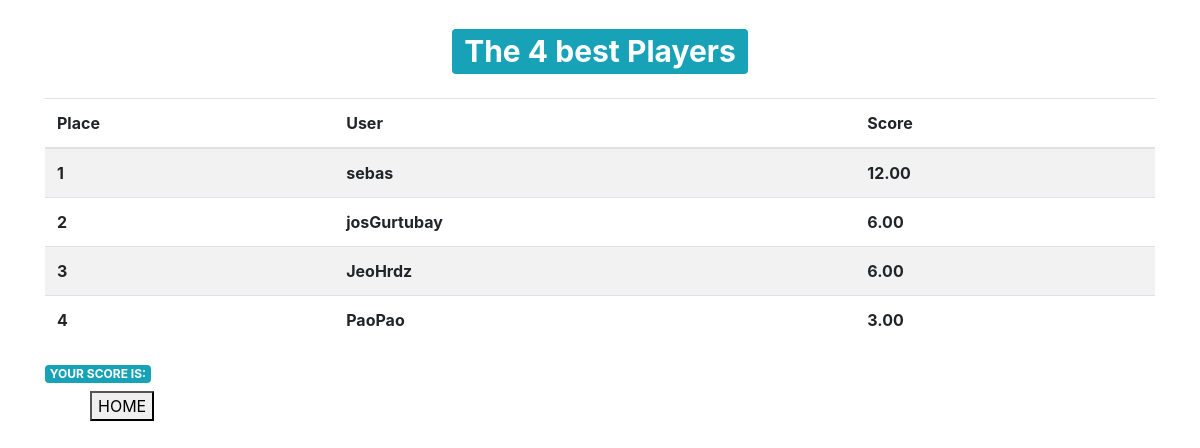
/tablero/, run on an earlier commit of the app's database.
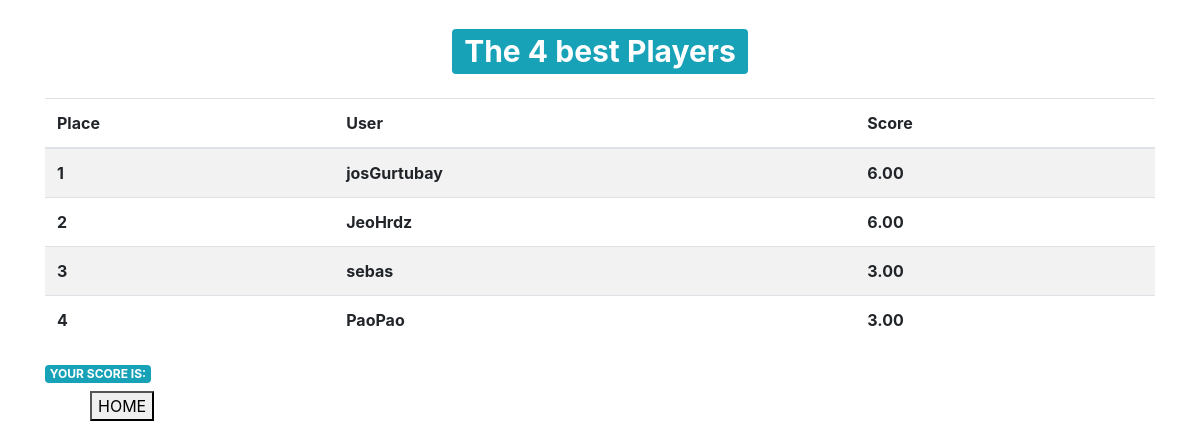
And on a later commit of the database.
### Quiz/models.py (models this page shows, shortened)
class QuizUsuario(models.Model):
    usuario = models.OneToOneField(User, on_delete=models.CASCADE)
    puntaje_total = models.DecimalField(verbose_name='Puntaje Total', default=0, decimal_places=2, max_digits=10)

### Quiz/views.py (the view)
# urls.py: path('tablero/', tablero, name='tablero'),
def tablero(request):
	total_usaurios_quiz = QuizUsuario.objects.order_by('-puntaje_total')[:10]
	contador = total_usaurios_quiz.count()
	context = {
		'usuario_quiz':total_usaurios_quiz,
		'contar_user':contador
	}
	return render(request, 'play/tablero.html', context)

### Template/play/tablero.html (shortened to what this page needs)
{% extends 'base.html' %}
{% block contenido %}
<div class="container">
    <h1 class="text-center my-4">
        <span class="badge badge-info">
            The {{contar_user}} best Players
        </span>
    </h1>
    <table class="table table-striped table bodered">
        <thead>
            <tr>
                <th>Place</th>
                <th>User</th>
                <th>Score</th>
            </tr>
        </thead>
        <tbody>
            {% for user_quiz in usuario_quiz %}
            <tr>
                <th>{{forloop.counter}}</th>
                <th>{{user_quiz.usuario.username}}</th>
                <th>{{user_quiz.puntaje_total}}</th>
            </tr>
            {% endfor %}
        </tbody>
    </table>
    <h2 class="badge badge-info">YOUR SCORE IS:</h2>
</div>
    <a href="{% url 'inicio' %}">
		<button style="margin-left: 90px;">
			HOME
		</button>
	</a>
{% endblock %}

What changed in the data, as far as the page shows it:
changed QuizUsuario "sebas": puntaje_total "12.00" → "3.00"; moves down the list
